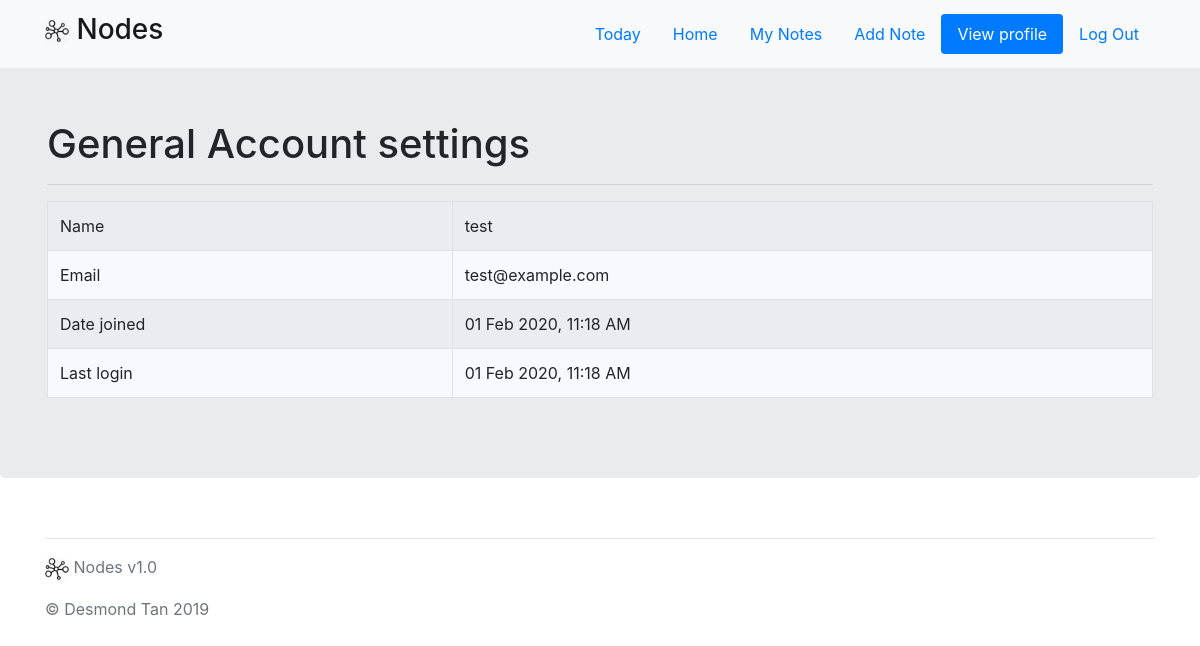
The page /profile (signed in) on the database as committed earlier.
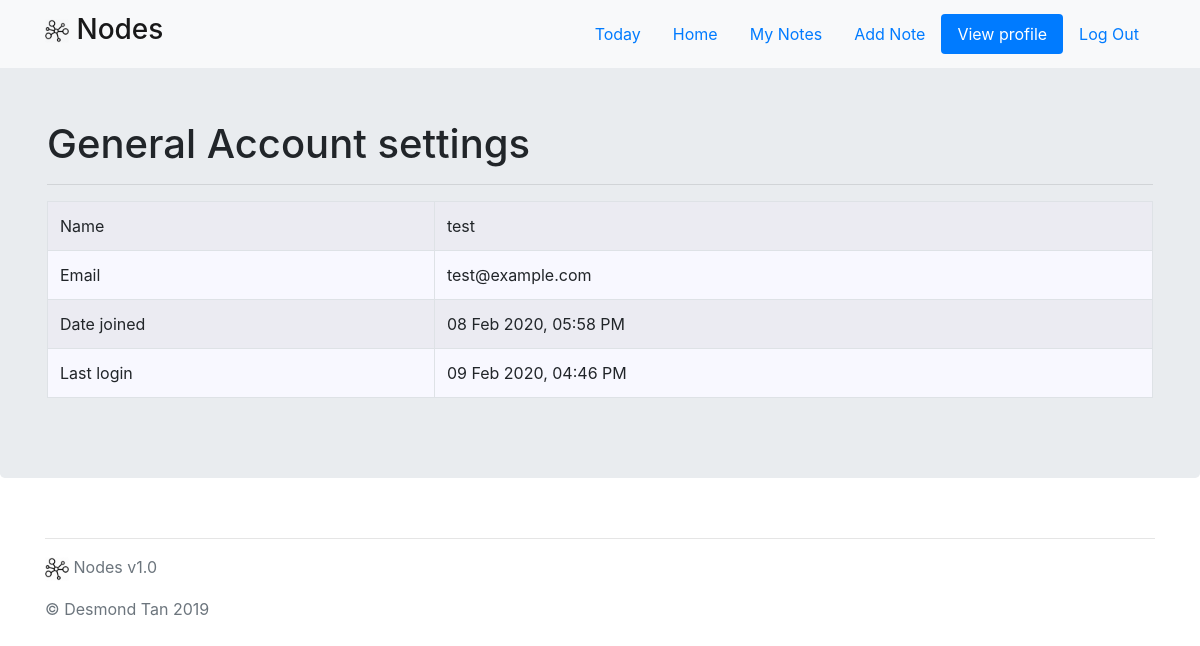
The same page on the database as committed later.
### app/models.py (models this page shows, shortened)
class User(db.Model):
    __tablename__ = 'users'
    id = db.Column(db.Integer, primary_key=True)
    username = db.Column(db.String(64), index=True, unique=True)
    email = db.Column(db.String(120), index=True, unique=True)
    password_hash = db.Column(db.String(128))
    date_created = db.Column(db.String(32))
    last_login = db.Column(db.String(32))

### app/main/views.py (the view)
@main.route('/profile')
@login_required
def profile():
    user = get_user_by_id(session['user_id'])
    return render_template('main/profile.html', username=session['username'], user=user)

### app/utils/filters.py (called while the page is built)
def datetimeformat(value, format="%d %b %Y, %I:%M %p"):
    datetime_obj = datetime.strptime(value, '%Y-%m-%d %H:%M:%S.%f')
    return datetime_obj.strftime(format)

### app/utils/functions.py (called while the page is built)
def get_user_by_id(user_id):
    user = User.query.filter(User.id == user_id).first()
    return user

### app/templates/main/profile.html (shortened to what this page needs)
{% extends "layout.html" %}
{% block body %}
<div class="jumbotron">
    <div class="container">
        <h1>General Account settings</h1>
        <hr>
        <table class="table table-hover table-striped table-bordered" style="background-color: ghostwhite;">
            <tr>
                <td>Name</td>
                <td>{{ user.username }}</td>
            </tr>
            <tr>
                <td>Email</td>
                <td>{{ user.email }}</td>
            </tr>
            <tr>
                <td>Date joined</td>
                <td>{{ user.date_created | datetimeformat }}</td>
            </tr>
            <tr>
                <td>Last login</td>
                <td>{{ user.last_login | datetimeformat }}</td>
            </tr>
        </table>
    </div>
</div>
{% endblock %}

Rows that differ between the two databases and show on the page:
changed User "test": date_created "01 Feb 2020, 11:18 AM" → "08 Feb 2020, 05:58 PM"; last_login "01 Feb 2020, 11:18 AM" → "09 Feb 2020, 04:46 PM"
